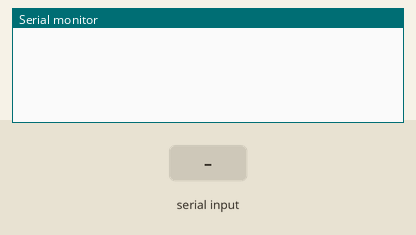
Recording of a sketch running on a simulated Arduino Uno, built with avr-gcc and run on an emulated ATmega328P. Shown: the last lines printed to the serial monitor. Inputs (shaded band) come from the test bench.

Above: at 1.2 s.
1.3 s: "90,45\n" received over Serial
At 1.7 s:
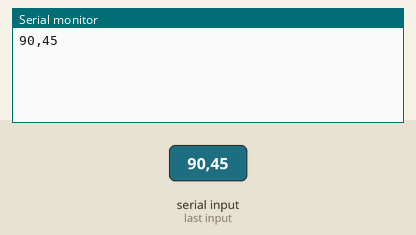
2.8 s: "5\n" received over Serial
At 3.9 s:
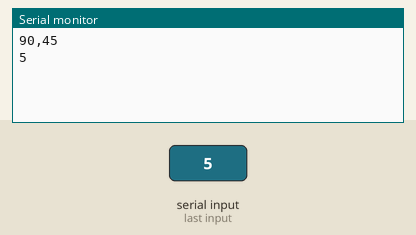
4.3 s: "A90\n" received over Serial
At 5.1 s:
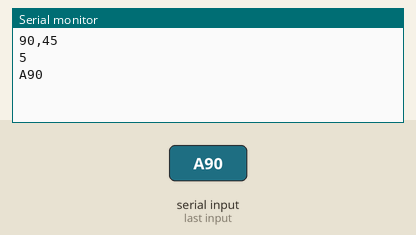
5.8 s: "A,45\n" received over Serial
At 6.3 s:
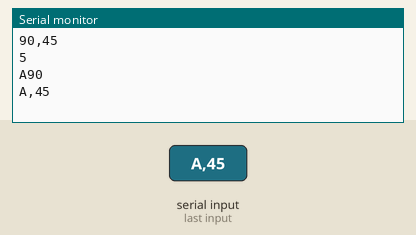

Measured:
- after the input at 1.3 s, the serial monitor: prints a new line at once (image 1)
- after the input at 2.8 s, the serial monitor: prints a new line at once (image 2)
- after the input at 4.3 s, the serial monitor: prints a new line at once (image 3)
- after the input at 5.8 s, the serial monitor: prints a new line at once (image 4)

The sketch:

MCP4922_Calibration.ino
```cpp
#include <SPI.h>

// LM358B
// CS   is pin 10
// SCK  is pin 13
// MISO is pin 12
// MOSI is pin 11
#define DAC_CS 10

#define DAC_A_ON  0b00110000
#define DAC_A_OFF 0b00100000
#define DAC_B_ON  0b10110000
#define DAC_B_OFF 0b10100000

// Calibration data obtained by running the calibration code
const int DAC_A_0V  = 0;    //  0,682V
const int DAC_A_10V = 3900; // 10,68V

const int DAC_B_0V  = 0;    //  0,685V
const int DAC_B_10V = 3910; // 10,69V

// Data min and max range
const int data_min_range = 0;
const int data_max_range = 600;

String inputString  = "";     // a String to hold incoming data
bool stringComplete = false;  // whether the string is complete


void setup() {

  // initialize serial:
  Serial.begin(9600);
  // reserve 200 bytes for the inputString:
  inputString.reserve(200);

  // Initialize SPI
  pinMode(DAC_CS, OUTPUT);
  digitalWrite(DAC_CS, 1);
  SPI.begin();

  set_DAC_off('A');
  set_DAC_off('B');
}

void loop() {

   // print the string when a newline arrives:
  if (stringComplete) {
    int x = inputString.toInt();
    if (x < 0) {
      x = 0;
      inputString = ">>> 0";
    }
    if (x > 4096) {
      x = 4096;
      inputString = ">>> 4096";
    }

    // set_DAC('A', x);
    // set_DAC('B', x);

    SendTo0_10V('A', x);
    SendTo0_10V('B', x);

    Serial.println(inputString);
    // clear the string:
    inputString = "";
    stringComplete = false;
  }

}

/*
  SerialEvent occurs whenever a new data comes in the hardware serial RX. This
  routine is run between each time loop() runs, so using delay inside loop can
  delay response. Multiple bytes of data may be available.
*/
void serialEvent() {
  while (Serial.available()) {
    // get the new byte:
    char inChar = (char)Serial.read();
    // add it to the inputString:
    inputString += inChar;
    // if the incoming character is a newline, set a flag so the main loop can
    // do something about it:
    if (inChar == '\n') {
      stringComplete = true;
    }
  }
}

/*
  DAC works on SPI
  We must send 16 bits
  byte1 is [WR, BUF, /GA, /SHDN, data11, data10, data9, data8]
  byte2 is [data7, data6, data5, data4, data3, data2, data1, data0]
  Write code
  WR    0 - write to DAC register
        1 - Ignore this command
  VREF Input Buffer Control bit
  BUF   0 - Unbuffered
        1 - Buffered
  Output Gain Selection bit
  /GA   0 - 1x (VOUT = VREF * D/4096)
        1 - 0 = 2x (VOUT = 2 * VREF * D/4096)
  Output Shutdown Control bit
  /SHDN 0 - Shutdown the device. Analog output is not available.
        1 - Active mode operation. VOUT is available

  WR has to be 0 to write to DAC registers
  BUF is set to 0 (unbuffered)
  GAIN MUST BE SET TO 1. We can't output more than the Vcc!!!
  SHDN also set to 1 to have DAC active.

  00110000 = 0x30 <- DAC_A on
  00100000 = 0x20 <- DAC_A off
  10110000 = 0xB0 <- DAC_B on
  10100000 = 0xA0 <- DAC_B off
*/

void set_DAC(char dac, int set_value) {

  byte first_byte;
  byte second_byte;

  first_byte = (set_value >> 8) & 0x0F;
  if (dac == 'A') {
    first_byte = first_byte | DAC_A_ON;
  } else {
    first_byte = first_byte | DAC_B_ON;
  }
  second_byte = set_value & 0xFF;

  SPI.beginTransaction(SPISettings(1000000, MSBFIRST, SPI_MODE0));
  digitalWrite(DAC_CS, 0);
  SPI.transfer(first_byte);
  SPI.transfer(second_byte);
  digitalWrite(DAC_CS, 1);
  SPI.endTransaction();

}

void set_DAC_off(char dac) {

  byte first_byte;
  byte second_byte;

  if (dac == 'A') {
    first_byte = DAC_A_OFF;
  } else {
    first_byte = DAC_B_OFF;
  }
  second_byte = 0x00;

  SPI.beginTransaction(SPISettings(1000000, MSBFIRST, SPI_MODE0));
  digitalWrite(DAC_CS, 0);
  SPI.transfer(first_byte);
  SPI.transfer(second_byte);
  digitalWrite(DAC_CS, 1);
  SPI.endTransaction();

}

void SendTo0_10V(char dac, unsigned int transmitted_Value) {
  // Map the data to be sent into DAC values
  if (transmitted_Value < data_min_range) {
    transmitted_Value = data_min_range;
  }
  if (transmitted_Value > data_max_range) {
    transmitted_Value = data_max_range;
  }
  int temp = 0;
  if (dac == 'A') {
    temp = map(transmitted_Value, data_min_range, data_max_range, DAC_A_0V, DAC_A_10V);
  } else {
    temp = map(transmitted_Value, data_min_range, data_max_range, DAC_B_0V, DAC_B_10V);
  }
  set_DAC(dac, temp);
}
```
